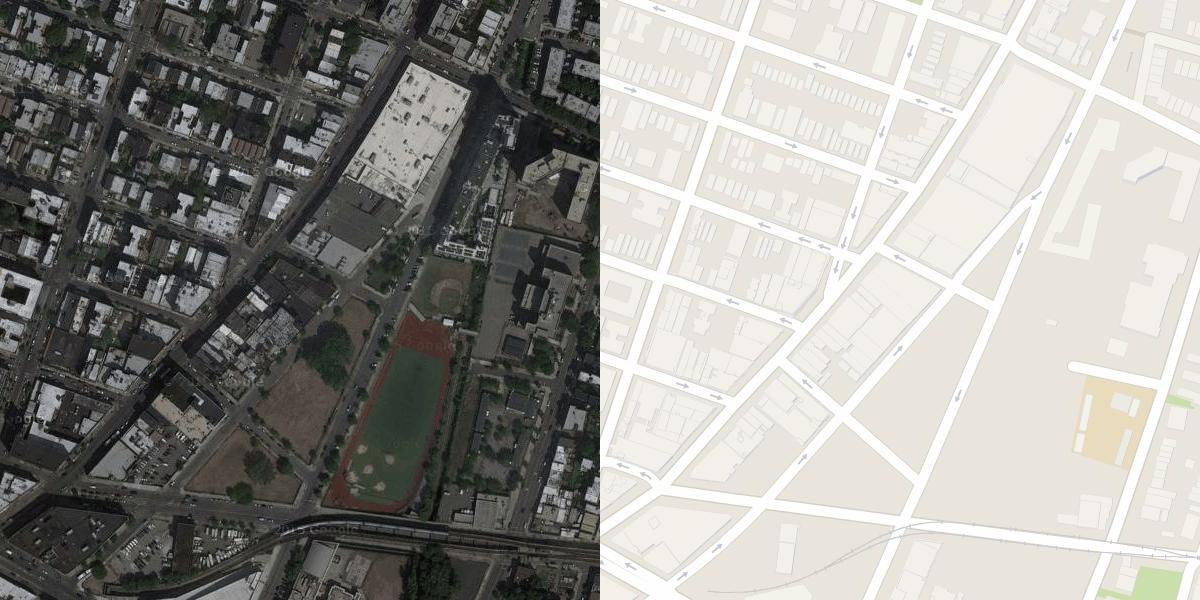
#> input picture data/dataset/train/1092.jpg, 1200 x 600 px; its folder holds only this picture in this run
$ jupyter execute --allow-errors EDA.ipynb
#> lines starting #> are read from the running program, lines starting #| are printed output that depends on the picture
# Exploratory Data Analsis

**Problem Statement:** Given a google map satellite photo, we will have to predict the street view of the same given google map satellite photo.

**Dataset:**  The dataset was downloaded from kaggle. The download link is given below.

**Dataset Link:** https://www.kaggle.com/alincijov/pix2pix-maps

## 1.0 Imports

[cell 1]
import cv2
import os
import numpy as np

import matplotlib.pyplot as plt

## 1.1 Dataset paths

[cell 2]
os.chdir("../")
train_folder_path = "data/dataset/train"
val_folder_path = "data/dataset/val"

[cell 3]
num_train_images = len(os.listdir(train_folder_path))
#> (the rest of this cell did not finish here and is left out)

## 1.2 Plotting some images randomly

[cell 4]
def show_map(normalize = False, return_image = False):
    """
    This function will randomly select images from the training folder and then
    plot it using matplotlib
    """
#> called with normalize = False, return_image = False
    index = np.random.randint(low = 0, high = num_train_images)
    image_name = os.listdir(train_folder_path)[index]
    image_path = os.path.join(train_folder_path, image_name)

    map_image = cv2.imread(image_path)
#> map_image is the input picture: shape (600, 1200, 3); mean B, G, R 146.7, 151, 152.1
    RGB_map_image = cv2.cvtColor(map_image, cv2.COLOR_RGB2BGR)

    plt.figure(figsize = (12, 8))

    if normalize:
        RGB_map_image = (RGB_map_image / 127.5) - 1.0
        plt.imshow(RGB_map_image);
    else:
        plt.imshow(RGB_map_image);

    if return_image:    return RGB_map_image

[cell 5]
show_map()

[cell 6]
show_map()

[cell 7]
source_target = show_map(return_image= True)

[cell 8]
maximum_val = np.max(source_target)
#> maximum_val = 255
minimum_val = np.min(source_target)
#> minimum_val = 0

print("Max value:", maximum_val, "| Minimum value:", minimum_val)
#| Max value: 255 | Minimum value: 0

**Observation:**
1. If images are not normalized then all the values are in berween 0 and 255.

## 2.0 Checking if all of our training images are of same size

[cell 9]
# checking if all images have the same dimension
image_dimensions = []
for image_name in os.listdir(train_folder_path):
    map_image_path = os.path.join(train_folder_path, image_name)
    map_image_shape = cv2.imread(map_image_path).shape
#> map_image_shape = (600, 1200, 3)
    if map_image_shape not in image_dimensions:
        image_dimensions.append(map_image_shape)

[cell 10]
# all the images have the same height width and channels
print("Height:", image_dimensions[0][0])
#| Height: 600
print("Width:", image_dimensions[0][1])
#| Width: 1200
print("Channels:", image_dimensions[0][2])
#| Channels: 3

**Obsevation:**
1. Each image in the training data is an RGB image.
2. All images have the same dimensions.
3. Source image and target image are stacked side by side.
4. For a single source image or target image, the size must be (600, 600, 3).

## 3.0 Plotting normalized images

[cell 11]
show_map(normalize=True)
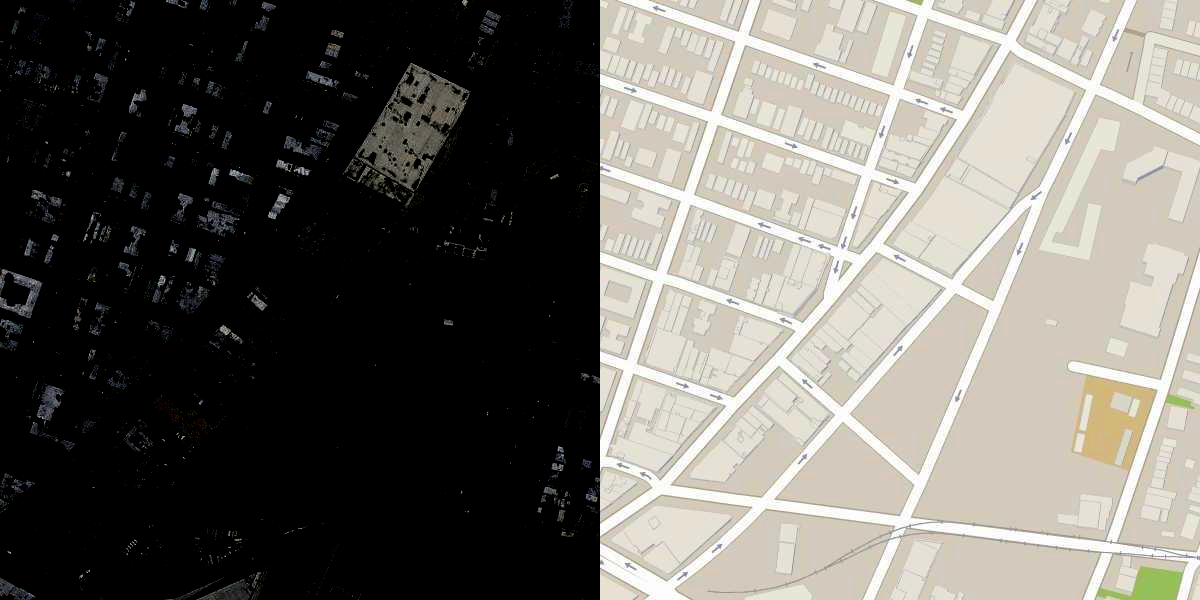
#> shown: shape (600, 1200, 3) float64; mean R, G, B 0.438, 0.427, 0.404

[cell 12]
normalized_image = show_map(normalize=True, return_image= True)

[cell 13]
maximum_val = np.max(normalized_image)
#> maximum_val = 1
minimum_val = np.min(normalized_image)
#> minimum_val = -1

print("Max value:", maximum_val, "| Minimum value:", minimum_val)
#| Max value: 1.0 | Minimum value: -1.0


$ run again, on data/dataset/train/1096.jpg
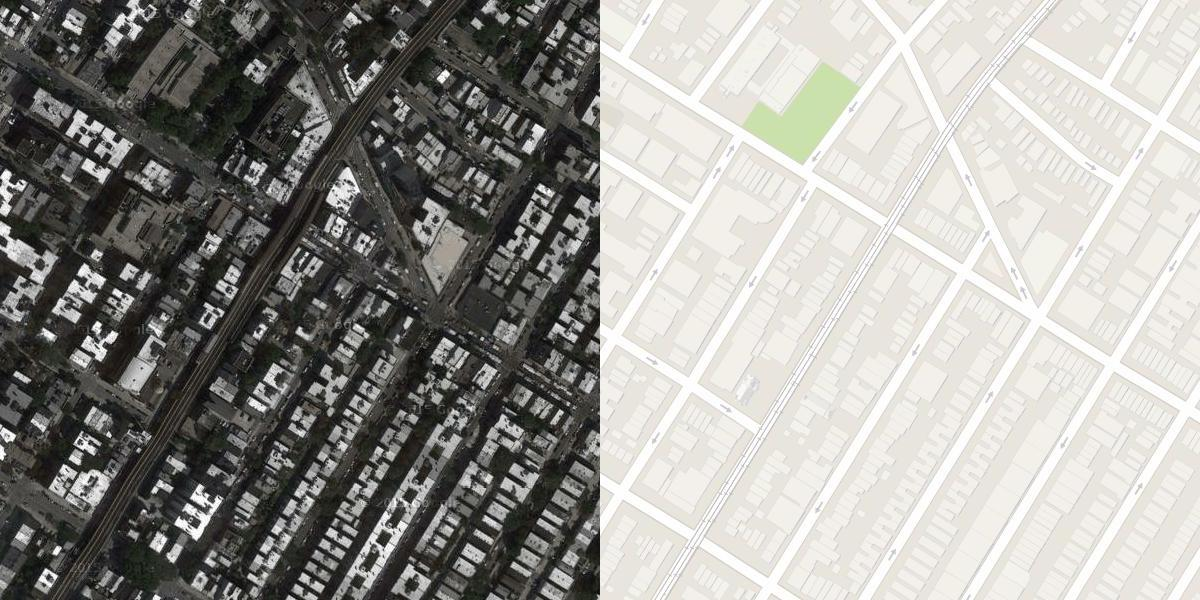
#> input picture data/dataset/train/1096.jpg, 1200 x 600 px
#> in show_map, map_image is the input picture: shape (600, 1200, 3); mean B, G, R 149.7, 154.1, 155.1
#> `maximum_val = np.max(source_target)`: maximum_val = 255
#> `minimum_val = np.min(source_target)`: minimum_val = 0
#| Max value: 255 | Minimum value: 0
#> map_image_shape = (600, 1200, 3)
#| Height: 600
#| Width: 1200
#| Channels: 3
#> `[cell 11] show_map(normalize=True)`:
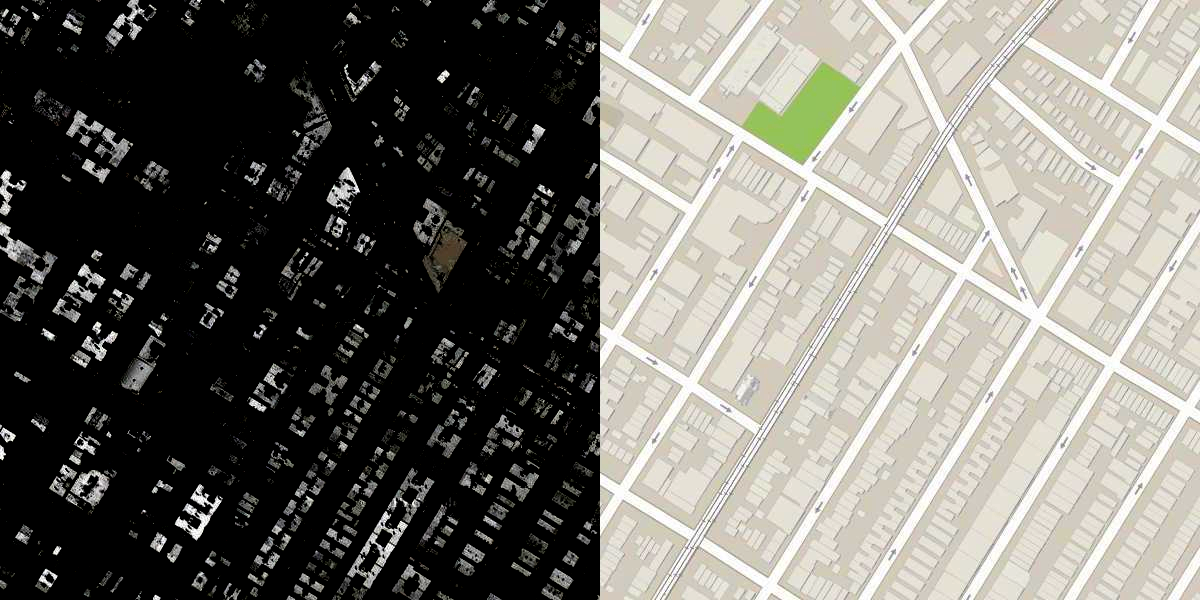
#> shown: shape (600, 1200, 3) float64; mean R, G, B 0.459, 0.451, 0.427
#> `maximum_val = np.max(normalized_image)`: maximum_val = 1
#> `minimum_val = np.min(normalized_image)`: minimum_val = -1
#| Max value: 1.0 | Minimum value: -1.0

$ run again, on data/dataset/train/1093.jpg
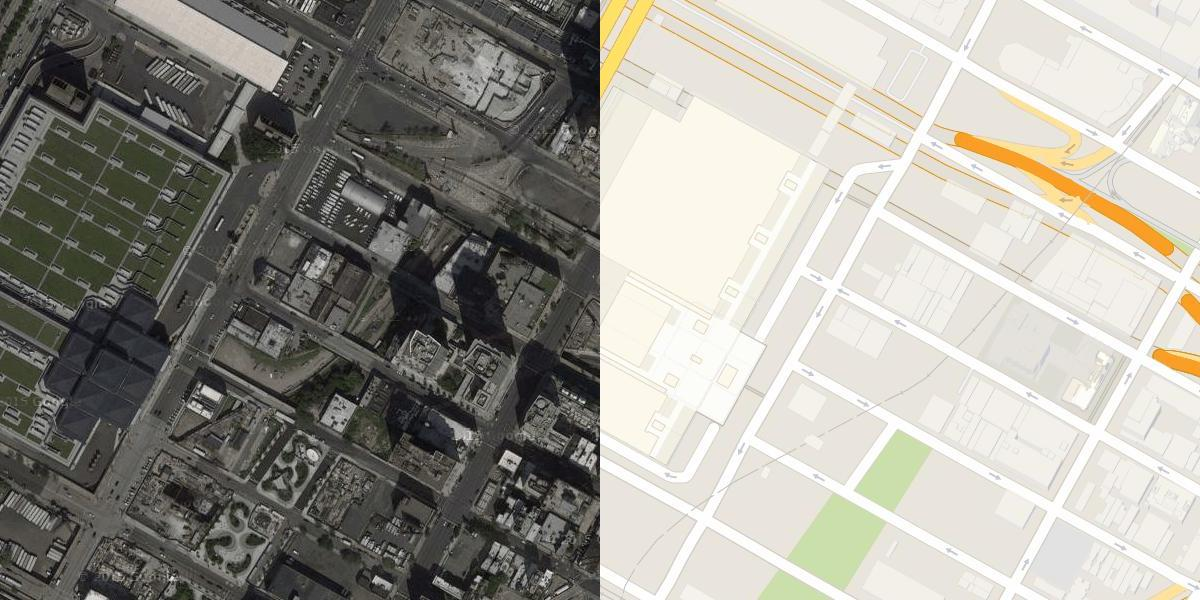
#> input picture data/dataset/train/1093.jpg, 1200 x 600 px
#> in show_map, map_image is the input picture: shape (600, 1200, 3); mean B, G, R 147.3, 155, 157.1
#> `maximum_val = np.max(source_target)`: maximum_val = 255
#> `minimum_val = np.min(source_target)`: minimum_val = 0
#| Max value: 255 | Minimum value: 0
#> map_image_shape = (600, 1200, 3)
#| Height: 600
#| Width: 1200
#| Channels: 3
#> `[cell 11] show_map(normalize=True)`:
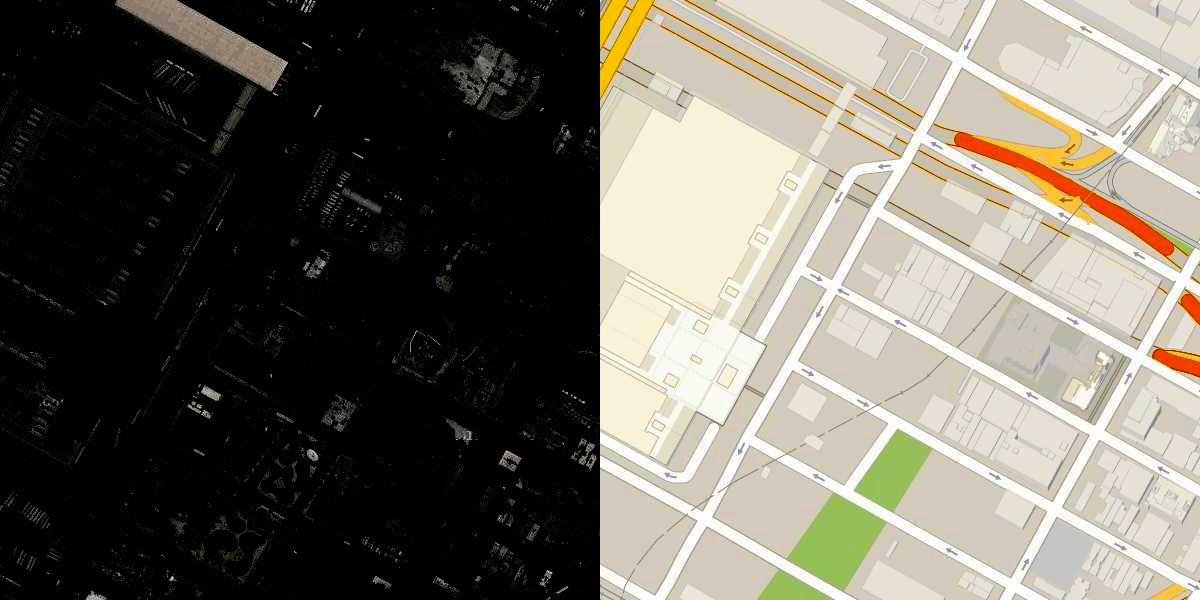
#> shown: shape (600, 1200, 3) float64; mean R, G, B 0.441, 0.425, 0.385
#> `maximum_val = np.max(normalized_image)`: maximum_val = 1
#> `minimum_val = np.min(normalized_image)`: minimum_val = -1
#| Max value: 1.0 | Minimum value: -1.0

$ run again, on data/dataset/train/1094.jpg
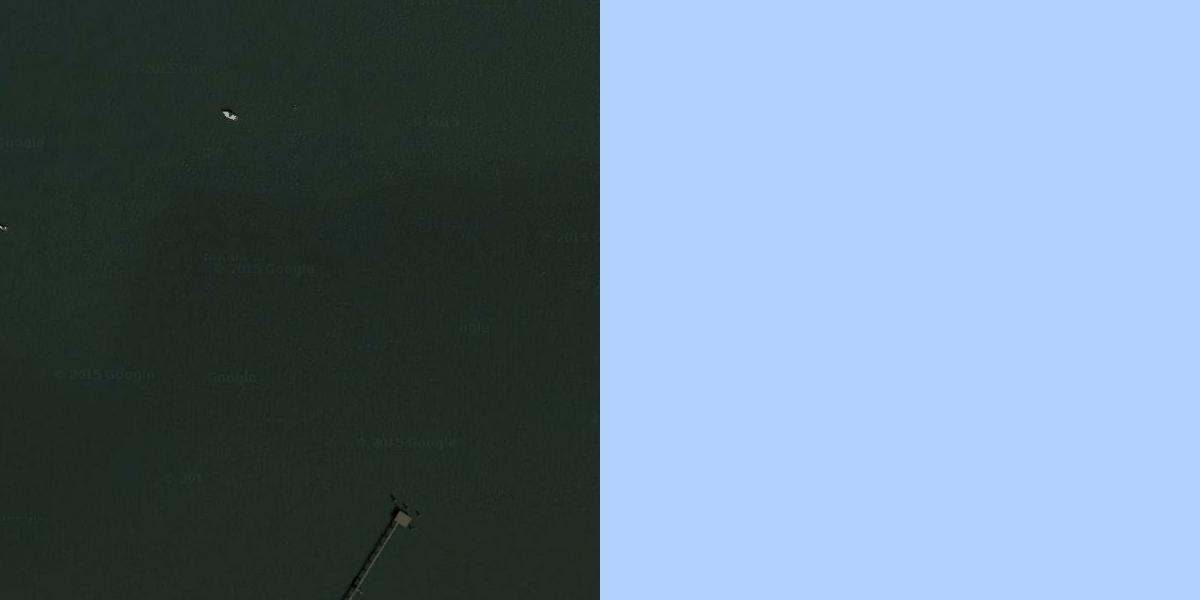
#> input picture data/dataset/train/1094.jpg, 1200 x 600 px
#> in show_map, map_image is the input picture: shape (600, 1200, 3); mean B, G, R 145.4, 126.2, 104.9
#> `maximum_val = np.max(source_target)`: maximum_val = 255
#> `minimum_val = np.min(source_target)`: minimum_val = 0
#| Max value: 255 | Minimum value: 0
#> map_image_shape = (600, 1200, 3)
#| Height: 600
#| Width: 1200
#| Channels: 3
#> `[cell 11] show_map(normalize=True)`:
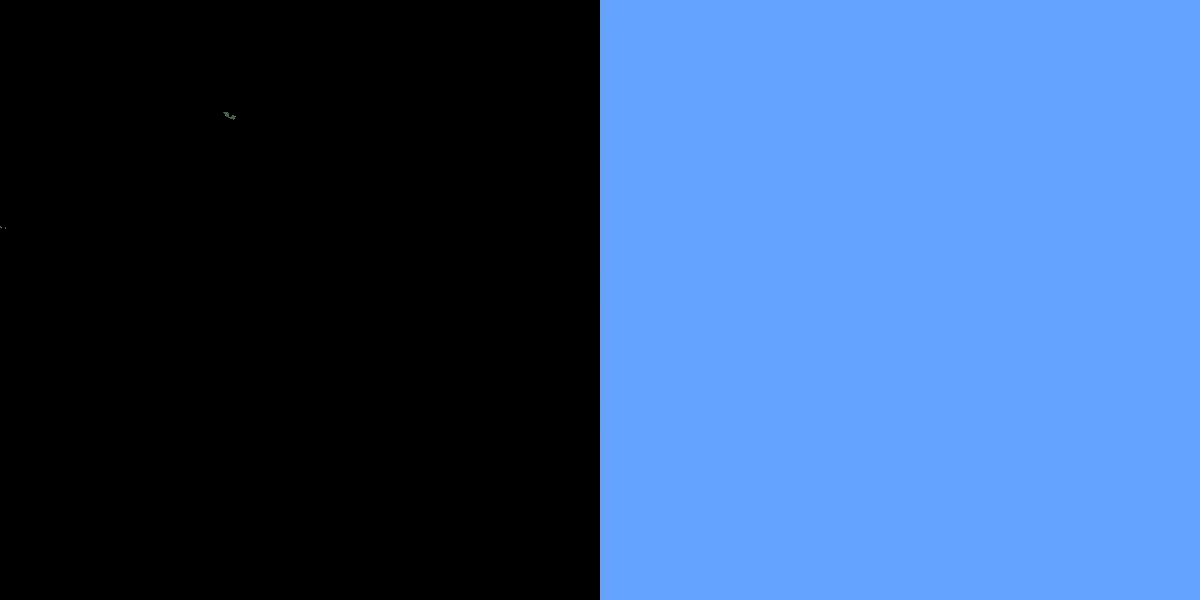
#> shown: shape (600, 1200, 3) float64; mean R, G, B 0.198, 0.32, 0.5
#> `maximum_val = np.max(normalized_image)`: maximum_val = 1
#> `minimum_val = np.min(normalized_image)`: minimum_val = -1
#| Max value: 1.0 | Minimum value: -1.0

$ run again, on data/dataset/train/1095.jpg
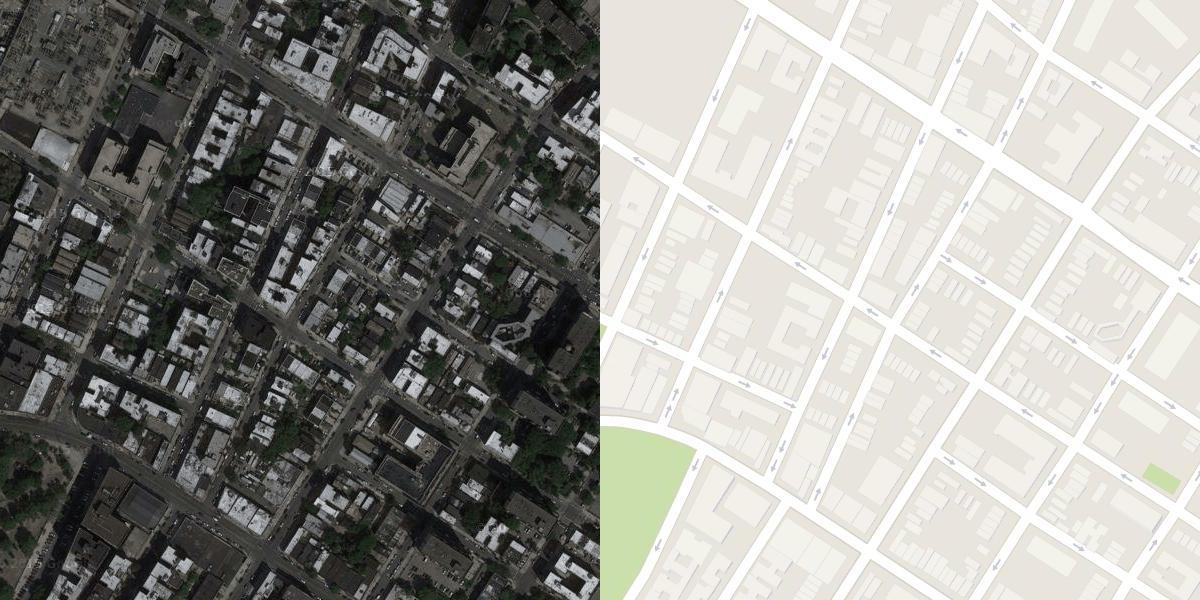
#> input picture data/dataset/train/1095.jpg, 1200 x 600 px
#> in show_map, map_image is the input picture: shape (600, 1200, 3); mean B, G, R 144.6, 149.5, 150
#> `maximum_val = np.max(source_target)`: maximum_val = 255
#> `minimum_val = np.min(source_target)`: minimum_val = 0
#| Max value: 255 | Minimum value: 0
#> map_image_shape = (600, 1200, 3)
#| Height: 600
#| Width: 1200
#| Channels: 3
#> `[cell 11] show_map(normalize=True)`:
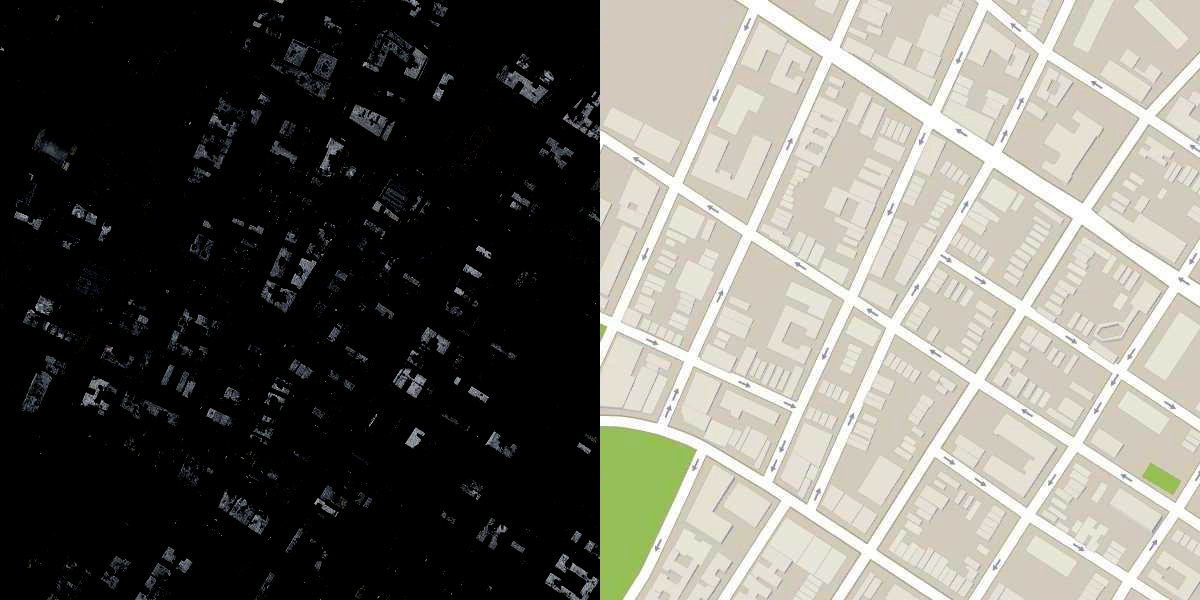
#> shown: shape (600, 1200, 3) float64; mean R, G, B 0.437, 0.431, 0.404
#> `maximum_val = np.max(normalized_image)`: maximum_val = 1
#> `minimum_val = np.min(normalized_image)`: minimum_val = -1
#| Max value: 1.0 | Minimum value: -1.0
